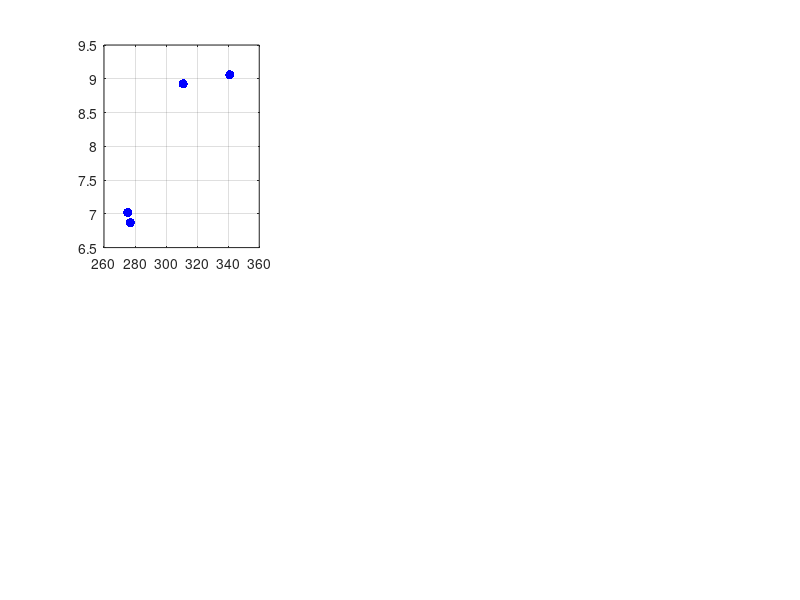

Here is the MATLAB script that generated this plot: (Note: this script raises an error after producing the figure.)
clear all
clc
global ModelInfo
% Number of variables 
k=1;
% Data vectors for the Milling width and associated milling time
Data_x = [273.55, 275.2, 277, 311, 341];
Data_y = [6.718, 7.019, 6.869, 8.926, 9.060];
p = 1
colors=['b' 'k' 'r' 'm' 'g' 'b' 'b' 'k' 'r' 'm' 'g' 'c'];
while p<=length(Data_x)+1
    length(Data_x)+1
    clear ModelInfo.X
    clear ModelInfo.y
    if p > 5
       ModelInfo.X = [Data_x]';
       ModelInfo.y = [Data_y]';
       
    elseif p==1
       ModelInfo.X = [Data_x(p+1:length(Data_x))]';
       ModelInfo.y = [Data_y(p+1:length(Data_y))]';
    elseif p==length(Data_x)
       ModelInfo.X = [Data_x(1:p-1)]';
       ModelInfo.y = [Data_y(1:p-1)'];
    else
       ModelInfo.X = [Data_x(1:p-1), Data_x(p+1:length(Data_x))]';
       ModelInfo.y = [Data_y(1:p-1), Data_y(p+1:length(Data_y))]';
    end
    
    n=length(ModelInfo.X);
    % Plot data points
    figure(1)
    subplot(2,3,p)
    plot(ModelInfo.X,ModelInfo.y,[colors(p) '.'],'MarkerSize',20)
    grid on
    hold on

    % Set upper and lower bounds for search of log theta
    count=1;
    neglogeimin=0;
    % while neglogeimin<4
    UpperTheta=ones(1,k).*2;
    LowerTheta=ones(1,k).*-3;
    % Run GA search of likelihood
    [ModelInfo.Theta,MinNegLnLikelihood]=...
        ga(@likelihood,k,[],[],[],[],LowerTheta,UpperTheta);
    % Put Cholesky factorization of Psi, and theta into ModelInfo
    [NegLnLike,ModelInfo.Psi,ModelInfo.U]=likelihood(ModelInfo.Theta);
    
    ModelInfo.Option='Pred';
    Xplot=273:1:350;
    for j=1:length(Xplot)
        % for i=1:21
        MillTimePred(j)=predictor([Xplot(j)]);
        % BraninTrue(j,i)=Branin([Xplot(i) Xplot(j)]);
    end
    figure(1)
    subplot(2,3,p)
    plot(Xplot,MillTimePred,[colors(p) '-'],'LineWidth',1.5)
    xlabel('Root Width')
    ylabel('Milling Time (hrs)')
    grid on
    hold on
    p = p + 1
    figure(2)
    plot(Xplot,MillTimePred,[colors(p) '-'],'LineWidth',2)
    title('Possible Variation')
    xlabel('Root Width')
    ylabel('Milling Time (hrs)')
    hold on
    grid on
end
